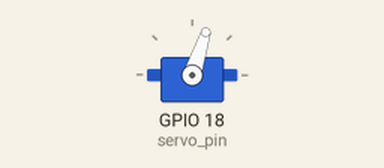
A program run on a simulated Raspberry Pi (BCM pin numbers). Parts: servo. Servo angles are drawn from the pulse width (0.5 ms = 0°, 2.5 ms = 180°). At 30.0 s the program stops and its outputs stay as they are.

Above: at 0.05 s.
At 10.0 s:
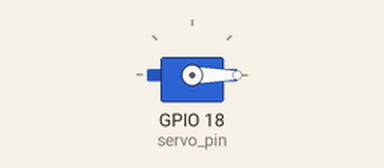
Timing chart, 0 to 13.0 s (numbered marks = the images above):
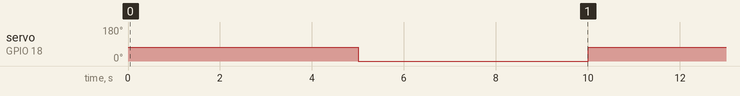

Measured:
- by itself, servo on GPIO 18 (servo_pin): alternates 72° for 5.0 s and 0° for 5.0 s

The program:

motor.py
```python
import RPi.GPIO as GPIO
import time
servo_pin = 18
GPIO.setmode(GPIO.BCM)
GPIO.setup(servo_pin, GPIO.OUT)
pwm = GPIO.PWM(servo_pin, 50)
pwm.start(6.5)

for cnt in range(0,3) :
    pwm.ChangeDutyCycle(6.5)
    time.sleep(5.0)
    pwm.ChangeDutyCycle(2.0)
    time.sleep(5.0)

pwm.ChangeDutyCycle(6.5)

pwm.stop()
GPIO.cleanup()
```
